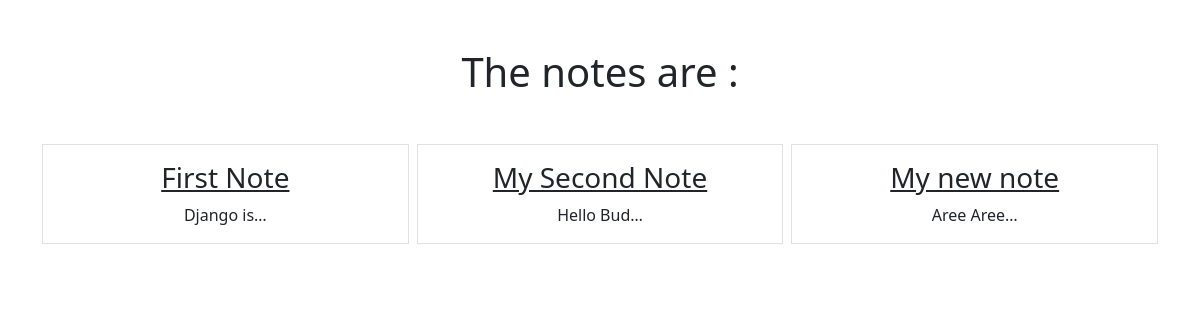
The page /smart/notes/ on the database as committed earlier.
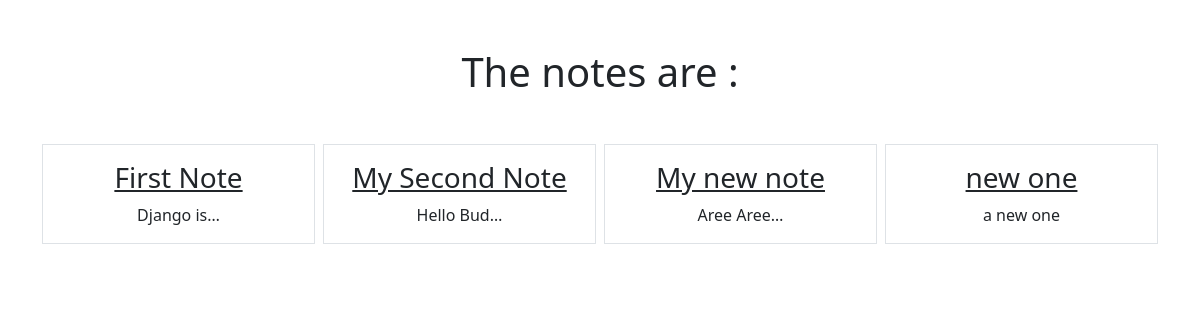
The same page on the database as committed later.
### notes/models.py (models this page shows)
class Notes(models.Model):
    title = models.CharField(max_length=200)
    text = models.TextField()
    created_at = models.DateTimeField(auto_now=True)

### notes/views.py (the view)
# urls.py: path("notes/", views.NotesListView.as_view(), name="notes.list"),
class NotesListView(ListView):
    model = Notes
    context_object_name = "notes"
    template_name = "notes/notes_list.html"

### notes/templates/notes/notes_list.html
{% extends "base.html" %}
{% block content%}
    <h1 class="my-5">The notes are :</h1>
    <div class="row row-cols3 g-2">
        {% for note in notes%}
        <div class="col">
            <div class="p-3 border">
                <a href="{% url 'notes.detail' pk=note.id %}" class="text-dark text-decoration-non">
                <h3>{{note.title}}</h3>
                </a>
                {{note.text|truncatechars:10}}
            </div>
        </div>
        {% endfor %}
    </div>
{% endblock %}

### static/templates/base.html (shortened to what this page needs)
{% load static %}
<!DOCTYPE html>
<html lang="en">
<head>
    <link href="https://cdn.jsdelivr.net/npm/bootstrap@5.0.2/dist/css/bootstrap.min.css" rel="stylesheet">
</head>
<body>
    <div class="my-5 text-center container">
        {% block content %}
        {% endblock %}
    </div>
</body>
</html>

Rows that differ between the two databases and show on the page:
added Notes: title "new one", text "a new one"
